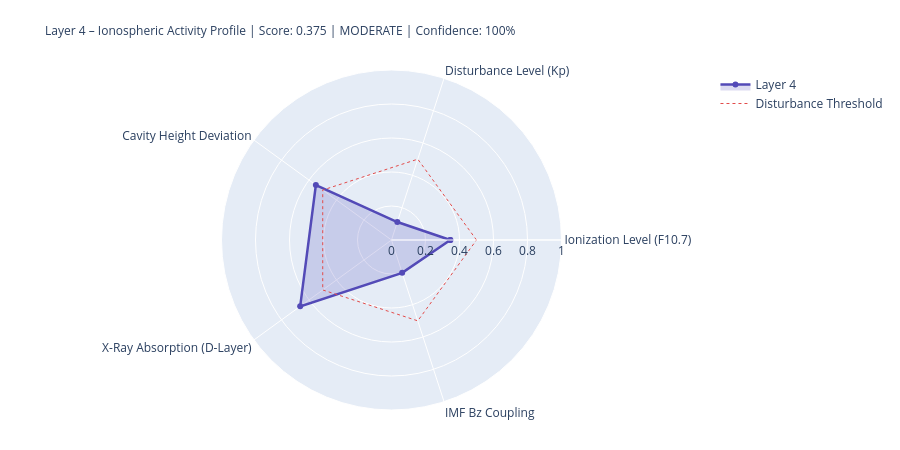

Write notebook code for a chart like this one.
### Markdown cell above
---
## 4. State Assessment & Handoff to Layer 5

### Code cell
# ============================================================
# LAYER-4-SCORE
# ============================================================

COMPONENTS = {
    'Ionization Level (F10.7)':    {'score': ioniz,       'source': 'primary' if f107_now else 'from_layer0', 'dynamic': True},
    'Disturbance Level (Kp)':          {'score': disturb,     'source': 'primary' if kp_now   else 'from_layer0', 'dynamic': True},
    'Cavity Height Deviation':    {'score': h_dev,       'source': 'derived',                                'dynamic': True},
    'X-Ray Absorption (D-Layer)':{'score': xray_ioniz,  'source': 'primary' if xray_now else 'missing',     'dynamic': True},
    'IMF Bz Coupling':             {'score': bz_coupling, 'source': 'primary' if bz_now   else 'from_layer0', 'dynamic': True},
}

available    = {k: v['score'] for k, v in COMPONENTS.items() if v['score'] is not None}
unavailable  = [k for k, v in COMPONENTS.items() if v['score'] is None]
layer4_score = round(sum(available.values()) / len(available), 4) if available else None
confidence   = round(len(available) / len(COMPONENTS), 2)
level = ('unknown' if layer4_score is None
         else 'quiet'   if layer4_score < 0.3
         else 'moderate' if layer4_score < 0.6
         else 'active')
dominant_l4 = max(available, key=available.get) if available else 'none'

# Resonance delta for Schumann SR-1
sr1_ref = schumann_freq(1, 80.0)
sr1_now = schumann_freq(1, h_eff)
sr1_delta_mhz = (sr1_now - sr1_ref) * 1000

# Propagation conditions
prop_cond = ('disturbed'   if kp_val > 4
             else 'unsettled' if kp_val > 2
             else 'normal')
if xray_class in ['X', 'M']:
    prop_cond = 'Radio-Blackout moeglich'

W = 68
print('=' * W)
print('LAYER 4 – IONOSPHERE – STATE ASSESSMENT')
print('=' * W)
for name, comp in COMPONENTS.items():
    s = comp['score']
    if s is not None:
        bar = '█' * int(s * 20) + '░' * (20 - int(s * 20))
        print(f'  {name:<36} {bar}  {s:.3f}  [{comp["source"]}]')
    else:
        print(f'  {name:<36} {"─" * 20}  n/a   [missing]')
print('-' * W)
print(f'  Score:          {layer4_score:.3f}  ({len(available)}/{len(COMPONENTS)} components)')
print(f'  Confidence:     {confidence:.0%}')
print(f'  Level:          {level.upper()}')
print(f'  Dominant:       {dominant_l4}')
print(f'  Cavity height:  {h_eff:.1f} km  (Ref: 80.0 km)')
print(f'  SR-1:           {sr1_now:.3f} Hz  (Δ {sr1_delta_mhz:+.1f} mHz vs. ref)')
print(f'  Propagation:    {prop_cond}')
print(f'  X-Ray:          {xray_class}-class  ({xray_now:.2e} W/m²)' if xray_now else '  X-Ray:          n/a')
print('=' * W)

# Radar
cats   = list(available.keys())
vals_r = list(available.values())
if len(cats) >= 3:
    fig = go.Figure()
    fig.add_trace(go.Scatterpolar(
        r=vals_r + [vals_r[0]], theta=cats + [cats[0]],
        fill='toself', fillcolor='rgba(83,74,183,0.20)',
        line=dict(color='#534AB7', width=2.5), name='Layer 4'
    ))
    fig.add_trace(go.Scatterpolar(
        r=[0.5] * (len(cats)+1), theta=cats + [cats[0]],
        line=dict(color='#E24B4A', dash='dot', width=1),
        mode='lines', name='Disturbance Threshold'
    ))
    fig.update_layout(
        title=dict(
            text=f'Layer 4 – Ionospheric Activity Profile | Score: {layer4_score:.3f} | {level.upper()} | Confidence: {confidence:.0%}',
            font=dict(size=12)
        ),
        polar=dict(radialaxis=dict(visible=True, range=[0, 1])),
        height=450, showlegend=True,
        margin=dict(l=80, r=80, t=70, b=40)
    )
    fig.show()

### Figure 1 — Plotly figure (JSON) as saved in the notebook; plotly's stock layout.template omitted (floating-point values rounded to 4 significant figures)
{"data": [{"fill": "toself", "fillcolor": "rgba(83,74,183,0.20)", "line": {"color": "#534AB7", "width": 2.5}, "name": "Layer 4", "r": [0.346, 0.111, 0.55, 0.664, 0.203, 0.346], "theta": ["Ionization Level (F10.7)", "Disturbance Level (Kp)", "Cavity Height Deviation", "X-Ray Absorption (D-Layer)", "IMF Bz Coupling", "Ionization Level (F10.7)"], "type": "scatterpolar"}, {"line": {"color": "#E24B4A", "dash": "dot", "width": 1}, "mode": "lines", "name": "Disturbance Threshold", "r": [0.5, 0.5, 0.5, 0.5, 0.5, 0.5], "theta": ["Ionization Level (F10.7)", "Disturbance Level (Kp)", "Cavity Height Deviation", "X-Ray Absorption (D-Layer)", "IMF Bz Coupling", "Ionization Level (F10.7)"], "type": "scatterpolar"}], "layout": {"height": 450, "margin": {"b": 40, "l": 80, "r": 80, "t": 70}, "polar": {"radialaxis": {"range": [0, 1], "visible": true}}, "showlegend": true, "title": {"font": {"size": 12}, "text": "Layer 4 – Ionospheric Activity Profile | Score: 0.375 | MODERATE | Confidence: 100%"}}}
